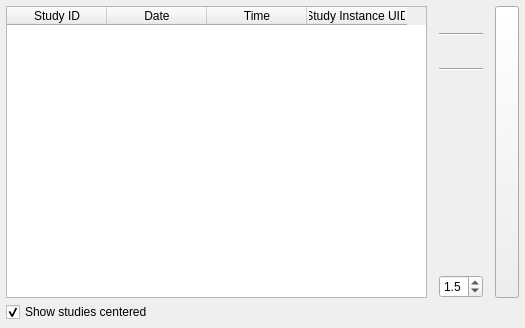
<?xml version="1.0" encoding="UTF-8"?>
<ui version="4.0">
 <class>qSlicerLongPETCTStudySelectionWidget</class>
 <widget class="QWidget" name="qSlicerLongPETCTStudySelectionWidget">
  <property name="geometry">
   <rect>
    <x>0</x>
    <y>0</y>
    <width>525</width>
    <height>328</height>
   </rect>
  </property>
  <property name="windowTitle">
   <string>Form</string>
  </property>
  <layout class="QVBoxLayout" name="verticalLayout_3">
   <property name="spacing">
    <number>4</number>
   </property>
   <property name="margin">
    <number>6</number>
   </property>
   <item>
    <layout class="QHBoxLayout" name="horizontalLayout">
     <property name="spacing">
      <number>12</number>
     </property>
     <property name="leftMargin">
      <number>0</number>
     </property>
     <property name="topMargin">
      <number>0</number>
     </property>
     <property name="rightMargin">
      <number>0</number>
     </property>
     <item>
      <widget class="QTableWidget" name="Table">
       <property name="sizePolicy">
        <sizepolicy hsizetype="Expanding" vsizetype="Preferred">
         <horstretch>0</horstretch>
         <verstretch>0</verstretch>
        </sizepolicy>
       </property>
       <property name="editTriggers">
        <set>QAbstractItemView::NoEditTriggers</set>
       </property>
       <property name="dragDropOverwriteMode">
        <bool>false</bool>
       </property>
       <property name="wordWrap">
        <bool>true</bool>
       </property>
       <property name="columnCount">
        <number>4</number>
       </property>
       <column>
        <property name="text">
         <string>Study ID</string>
        </property>
       </column>
       <column>
        <property name="text">
         <string>Date</string>
        </property>
       </column>
       <column>
        <property name="text">
         <string>Time</string>
        </property>
       </column>
       <column>
        <property name="text">
         <string>Study Instance UID</string>
        </property>
       </column>
      </widget>
     </item>
     <item>
      <widget class="QWidget" name="WidgetButtonsPanel" native="true">
       <layout class="QVBoxLayout" name="verticalLayout">
        <property name="spacing">
         <number>5</number>
        </property>
        <property name="margin">
         <number>0</number>
        </property>
        <item>
         <widget class="QPushButton" name="ButtonVolumeRendering">
          <property name="toolTip">
           <string>Volume Rendering</string>
          </property>
          <property name="text">
           <string/>
          </property>
          <property name="icon">
           <iconset resource="../qSlicerLongPETCTModule.qrc">
            <normaloff>:/Icons/VolumeRendering.png</normaloff>:/Icons/VolumeRendering.png</iconset>
          </property>
          <property name="iconSize">
           <size>
            <width>19</width>
            <height>19</height>
           </size>
          </property>
          <property name="checkable">
           <bool>true</bool>
          </property>
          <property name="flat">
           <bool>true</bool>
          </property>
         </widget>
        </item>
        <item>
         <widget class="Line" name="line">
          <property name="orientation">
           <enum>Qt::Horizontal</enum>
          </property>
         </widget>
        </item>
        <item>
         <widget class="QPushButton" name="ButtonSpinView">
          <property name="toolTip">
           <string>Spin Volume Rendering View</string>
          </property>
          <property name="text">
           <string/>
          </property>
          <property name="icon">
           <iconset resource="../qSlicerLongPETCTModule.qrc">
            <normaloff>:/Icons/ViewSpin.png</normaloff>:/Icons/ViewSpin.png</iconset>
          </property>
          <property name="iconSize">
           <size>
            <width>16</width>
            <height>16</height>
           </size>
          </property>
          <property name="checkable">
           <bool>true</bool>
          </property>
          <property name="flat">
           <bool>true</bool>
          </property>
         </widget>
        </item>
        <item>
         <widget class="Line" name="line_2">
          <property name="orientation">
           <enum>Qt::Horizontal</enum>
          </property>
         </widget>
        </item>
        <item>
         <widget class="ctkDoubleSlider" name="SliderOpacityPow" native="true">
          <property name="sizePolicy">
           <sizepolicy hsizetype="Preferred" vsizetype="Expanding">
            <horstretch>0</horstretch>
            <verstretch>0</verstretch>
           </sizepolicy>
          </property>
          <property name="minimumSize">
           <size>
            <width>0</width>
            <height>35</height>
           </size>
          </property>
         </widget>
        </item>
        <item>
         <widget class="QDoubleSpinBox" name="SpinBoxOpacityPow">
          <property name="toolTip">
           <string>Modify the exponential function for the volume rendering opacity.</string>
          </property>
          <property name="decimals">
           <number>1</number>
          </property>
          <property name="minimum">
           <double>1.000000000000000</double>
          </property>
          <property name="maximum">
           <double>3.000000000000000</double>
          </property>
          <property name="singleStep">
           <double>0.100000000000000</double>
          </property>
          <property name="value">
           <double>1.500000000000000</double>
          </property>
         </widget>
        </item>
       </layout>
      </widget>
     </item>
     <item>
      <widget class="ctkExpandButton" name="ExpandButton">
       <property name="sizePolicy">
        <sizepolicy hsizetype="Preferred" vsizetype="Expanding">
         <horstretch>0</horstretch>
         <verstretch>0</verstretch>
        </sizepolicy>
       </property>
       <property name="minimumSize">
        <size>
         <width>0</width>
         <height>12</height>
        </size>
       </property>
       <property name="checkable">
        <bool>true</bool>
       </property>
       <property name="checked">
        <bool>false</bool>
       </property>
       <property name="mirrorOnExpand" stdset="0">
        <bool>true</bool>
       </property>
      </widget>
     </item>
    </layout>
   </item>
   <item>
    <widget class="QCheckBox" name="CheckBoxStudiesCentered">
     <property name="text">
      <string>Show studies centered</string>
     </property>
     <property name="checked">
      <bool>true</bool>
     </property>
    </widget>
   </item>
  </layout>
 </widget>
 <customwidgets>
  <customwidget>
   <class>ctkExpandButton</class>
   <extends>QToolButton</extends>
   <header>ctkExpandButton.h</header>
  </customwidget>
  <customwidget>
   <class>ctkDoubleSlider</class>
   <extends>QWidget</extends>
   <header>ctkdoubleslider.h</header>
   <container>1</container>
  </customwidget>
 </customwidgets>
 <resources>
  <include location="../qSlicerLongPETCTModule.qrc"/>
 </resources>
 <connections>
  <connection>
   <sender>ButtonVolumeRendering</sender>
   <signal>toggled(bool)</signal>
   <receiver>ButtonSpinView</receiver>
   <slot>setEnabled(bool)</slot>
   <hints>
    <hint type="sourcelabel">
     <x>438</x>
     <y>27</y>
    </hint>
    <hint type="destinationlabel">
     <x>438</x>
     <y>147</y>
    </hint>
   </hints>
  </connection>
  <connection>
   <sender>ExpandButton</sender>
   <signal>toggled(bool)</signal>
   <receiver>WidgetButtonsPanel</receiver>
   <slot>setVisible(bool)</slot>
   <hints>
    <hint type="sourcelabel">
     <x>511</x>
     <y>251</y>
    </hint>
    <hint type="destinationlabel">
     <x>454</x>
     <y>251</y>
    </hint>
   </hints>
  </connection>
  <connection>
   <sender>ButtonVolumeRendering</sender>
   <signal>toggled(bool)</signal>
   <receiver>SpinBoxOpacityPow</receiver>
   <slot>setEnabled(bool)</slot>
   <hints>
    <hint type="sourcelabel">
     <x>454</x>
     <y>15</y>
    </hint>
    <hint type="destinationlabel">
     <x>454</x>
     <y>123</y>
    </hint>
   </hints>
  </connection>
 </connections>
</ui>
